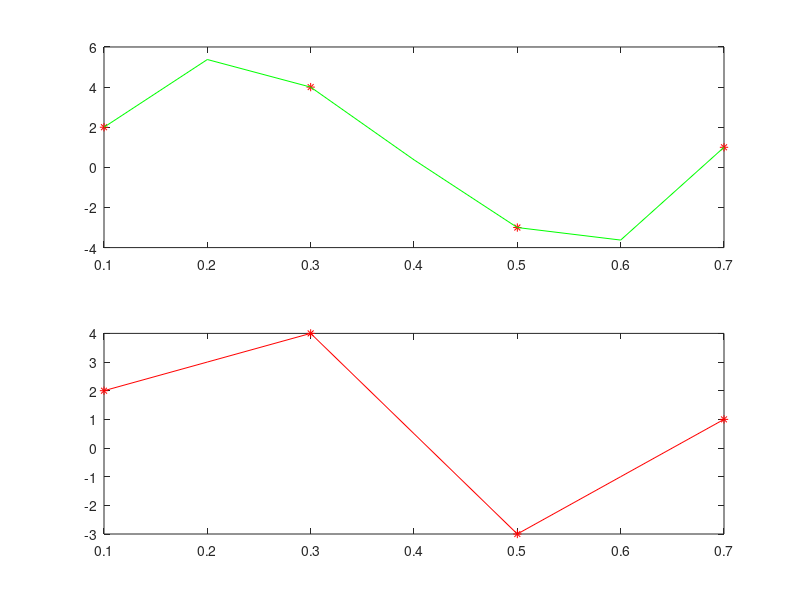

The MATLAB script that drew this image:
x=[0.1; 0.3; 0.5; 0.7];
y=[2; 4; -3; 1];

figure
subplot(2,1,1)
plot (x,y,'r*')

A=[1 x(1) x(1).^2 x(1).^3; 1 x(2) x(2).^2 x(2).^3; 1 x(3) x(3).^2 x(3).^3; 1 x(4) x(4).^2 x(4).^3];
B=[y(1); y(2); y(3); y(4)];
X=A\B;

hold on

x1=0.1:0.1:0.7;
y1=X(1) + x1.*X(2) + x1.^2.*X(3) + x1.^3.*X(4);
plot(x1,y1,'g')

disp('Tika ieguts sads interpolacijas polinoms')
disp(['y= ' num2str(X(1)) ' + ' num2str(X(2)) 'x + ' num2str(X(3)) 'x^2 + ' num2str(X(4)) 'x^3'])

subplot(2,1,2)
plot (x,y,'r*')
hold on
yy=interp1(x,y,x1,'linear');
plot(x1,yy,'r')